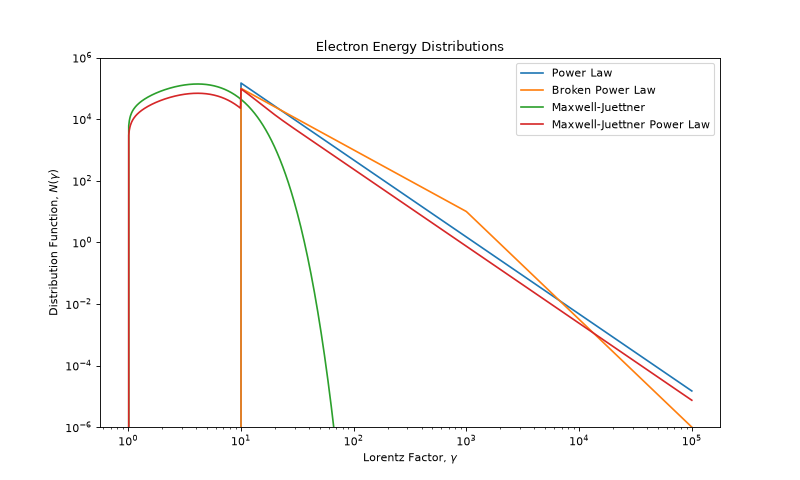

This figure's Python source:
import numpy as np
import matplotlib.pyplot as plt
from trilobite.radiation.synchrotron.electron_distributions import (
    PowerLaw, BrokenPowerLaw, MaxwellJuettner, MaxwellJuettnerPowerLaw,
)

# Define a range of Lorentz factors for the plot.
gamma = np.logspace(0, 5, 1000)

# Set the total number of electrons
N_total = 1e6

# Set the parameter dictionaries
params = [
    {'p': 2.5, 'gamma_min': 10.0, 'gamma_max': 1e5},
    {'p1': 2.0, 'p2': 3.5, 'gamma_c': 1e3, 'gamma_min': 10.0, 'gamma_max': 1e5},
    {'Theta': 2.0},
    {'delta': 0.5, 'Theta': 2.0, 'p': 2.5, 'gamma_min': 10.0, 'gamma_max': 1e5},
]

# Compute the norms for each distribution.
norms = [
    PowerLaw.normalize_from_n_total(N_total, **params[0]),
    BrokenPowerLaw.normalize_from_n_total(N_total, **params[1]),
    MaxwellJuettner.normalize_from_n_total(N_total, **params[2]),
    MaxwellJuettnerPowerLaw.normalize_from_n_total(N_total, **params[3]),
]
pdfs = [
    PowerLaw.pdf(gamma, **params[0], norm=norms[0].value),
    BrokenPowerLaw.pdf(gamma, **params[1], norm=norms[1].value),
    MaxwellJuettner.pdf(gamma, **params[2], norm=norms[2].value),
    MaxwellJuettnerPowerLaw.pdf(gamma, **params[3], norm=norms[3].value),
]

# Plot the distributions.
plt.figure(figsize=(10, 6))
labels = ['Power Law', 'Broken Power Law', 'Maxwell-Juettner', 'Maxwell-Juettner Power Law']
for pdf, label in zip(pdfs, labels):
    plt.plot(gamma, pdf, label=label)
plt.xscale('log')
plt.yscale('log')
plt.xlabel(r'Lorentz Factor, $\gamma$')
plt.ylabel(r'Distribution Function, $N(\gamma)$')
plt.title('Electron Energy Distributions')
plt.ylim([1e-6,1e6])
plt.legend()
plt.show()
